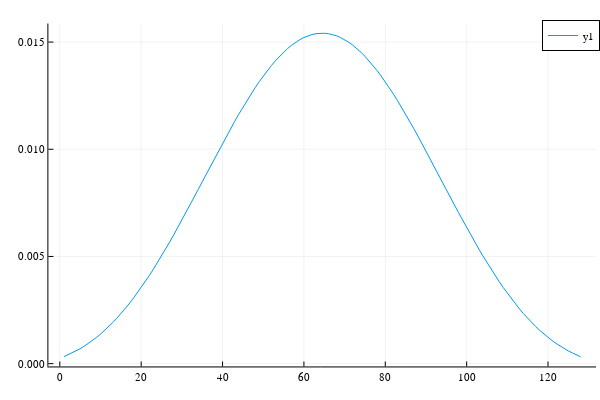

Notebook code cell kept with this figure:
### Code cell
step = 0.001
rfoc = zeros(nrf, 1)
niters = 100
Mx0 = 0
My0 = 0
Mz0 = 1.0
g = x -> ForwardDiff.gradient(myBlochSimErr, x)
#h = x -> ForwardDiff.hessian(myBlochSimErr, x)
@showprogress 1 "Computing..." for nn = 1 : niters
    J = zeros(nrf, 1)
    #H = zeros(nrf, nrf)
    for ii = 1 : nx
        rfg = [rfoc * dt / 1000 * GAMMA; gamp * x[ii] * GAMMA * dt / 1000; Mx0; My0; Mz0; Mxd[ii]; Myd[ii]; Mzd[ii]; 1.0]
        J += g(rfg)[1 : end - 8] 
        #H += h(rfg)[1 : end - 4, 1 : end - 4]
    end
    #rfoc -= (H \ J) ./ (dt / 1000 * GAMMA)
    rfoc -= step * J
end
plot(rfoc)

### Figure 1 — Plotly figure (JSON) as saved in the notebook; plotly's stock layout.template omitted (floating-point values rounded to 4 significant figures)
{"data": [{"colorbar": {"title": ""}, "legendgroup": "y1", "line": {"color": "rgba(0, 154, 250, 1.000)", "dash": "solid", "shape": "linear", "width": 1}, "mode": "lines", "name": "y1", "showlegend": true, "type": "scatter", "x": [1, 2, 3, 4, 5, 6, 7, 8, 9, 10, 11, 12, 13, 14, 15, 16, 17, 18, 19, 20, 21, 22, 23, 24, 25, 26, 27, 28, 29, 30, 31, 32, 33, 34, 35, 36, 37, 38, 39, 40, 41, 42, 43, 44, 45, 46, 47, 48, 49, 50, 51, 52, 53, 54, 55, 56, 57, 58, 59, 60, 61, 62, 63, 64, 65, 66, 67, 68, 69, 70, 71, 72, 73, 74, 75, 76, 77, 78, 79, 80, 81, 82, 83, 84, 85, 86, 87, 88, 89, 90, 91, 92, 93, 94, 95, 96, 97, 98, 99, 100, 101, 102, 103, 104, 105, 106, 107, 108, 109, 110, 111, 112, 113, 114, 115, 116, 117, 118, 119, 120, 121, 122, 123, 124, 125, 126, 127, 128], "xaxis": "x", "y": [0.0003239, 0.0004123, 0.0004984, 0.000591, 0.0006958, 0.0008133, 0.0009408, 0.001076, 0.00122, 0.001376, 0.001544, 0.001724, 0.001915, 0.002115, 0.002325, 0.002548, 0.002782, 0.003028, 0.003284, 0.003549, 0.003824, 0.004109, 0.004405, 0.004711, 0.005024, 0.005344, 0.005671, 0.006005, 0.006347, 0.006694, 0.007046, 0.0074, 0.007757, 0.008117, 0.008479, 0.008841, 0.009203, 0.009563, 0.009919, 0.01027, 0.01062, 0.01097, 0.01131, 0.01164, 0.01196, 0.01227, 0.01257, 0.01287, 0.01315, 0.01341, 0.01367, 0.0139, 0.01413, 0.01434, 0.01453, 0.0147, 0.01486, 0.01499, 0.01511, 0.01521, 0.01529, 0.01535, 0.01539, 0.01541, 0.01541, 0.01539, 0.01535, 0.01529, 0.01521, 0.01511, 0.01499, 0.01486, 0.0147, 0.01453, 0.01434, 0.01413, 0.0139, 0.01367, 0.01341, 0.01315, 0.01287, 0.01257, 0.01227, 0.01196, 0.01164, 0.01131, 0.01097, 0.01062, 0.01027, 0.00992, 0.009563, 0.009203, 0.008841, 0.008478, 0.008116, 0.007757, 0.0074, 0.007046, 0.006694, 0.006346, 0.006005, 0.005671, 0.005344, 0.005024, 0.00471, 0.004405, 0.004109, 0.003824, 0.00355, 0.003285, 0.003028, 0.002782, 0.002547, 0.002326, 0.002116, 0.001915, 0.001724, 0.001543, 0.001375, 0.001221, 0.001077, 0.0009414, 0.0008129, 0.0006946, 0.0005904, 0.0004998, 0.0004143, 0.0003213], "yaxis": "y", "zmax": null, "zmin": null}], "layout": {"annotations": [], "height": 400, "legend": {"bgcolor": "rgba(255, 255, 255, 1.000)", "bordercolor": "rgba(0, 0, 0, 1.000)", "borderwidth": 1, "font": {"color": "rgba(0, 0, 0, 1.000)", "family": "sans-serif", "size": 11}, "title": {"font": {"color": "rgba(0, 0, 0, 1.000)", "family": "sans-serif", "size": 15}, "text": ""}, "tracegroupgap": 0, "traceorder": "normal", "x": 1, "xanchor": "auto", "y": 1, "yanchor": "auto"}, "margin": {"b": 20, "l": 0, "r": 0, "t": 20}, "paper_bgcolor": "rgba(255, 255, 255, 1.000)", "plot_bgcolor": "rgba(255, 255, 255, 1.000)", "showlegend": true, "width": 600, "xaxis": {"anchor": "y", "domain": [0.08064, 0.9934], "gridcolor": "rgba(0, 0, 0, 0.100)", "gridwidth": 0.5, "linecolor": "rgba(0, 0, 0, 1.000)", "mirror": false, "range": [-2.81, 131.8], "showgrid": true, "showline": true, "showticklabels": true, "tickangle": 0, "tickcolor": "rgb(0, 0, 0)", "tickfont": {"color": "rgba(0, 0, 0, 1.000)", "family": "sans-serif", "size": 11}, "tickmode": "array", "ticks": "inside", "ticktext": ["0", "20", "40", "60", "80", "100", "120"], "tickvals": [0, 20, 40, 60, 80, 100, 120], "title": "", "titlefont": {"color": "rgba(0, 0, 0, 1.000)", "family": "sans-serif", "size": 15}, "type": "-", "visible": true, "zeroline": false, "zerolinecolor": "rgba(0, 0, 0, 1.000)"}, "yaxis": {"anchor": "x", "domain": [0.03762, 0.9902], "gridcolor": "rgba(0, 0, 0, 0.100)", "gridwidth": 0.5, "linecolor": "rgba(0, 0, 0, 1.000)", "mirror": false, "range": [-0.0001314, 0.01586], "showgrid": true, "showline": true, "showticklabels": true, "tickangle": 0, "tickcolor": "rgb(0, 0, 0)", "tickfont": {"color": "rgba(0, 0, 0, 1.000)", "family": "sans-serif", "size": 11}, "tickmode": "array", "ticks": "inside", "ticktext": ["0.000", "0.005", "0.010", "0.015"], "tickvals": [0, 0.005, 0.01, 0.015], "title": "", "titlefont": {"color": "rgba(0, 0, 0, 1.000)", "family": "sans-serif", "size": 15}, "type": "-", "visible": true, "zeroline": false, "zerolinecolor": "rgba(0, 0, 0, 1.000)"}}}
